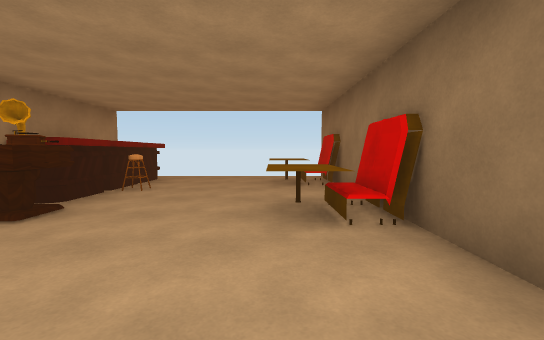
[1] (above)

14 first-person views from a walk through a Unity game level. The camera is 1.4 m above the floor, tilts 4° down and sees 90° across. The floor is counted in squares, 2 m on a side. Each view is taken from the middle of a square. On the plan, view 1 faces up. The plan holds only what a view shows up to about 9 squares ahead; the rest is blank. The place goes on beyond the plan. The player character is not drawn. Some animated figures are left out.

[2]
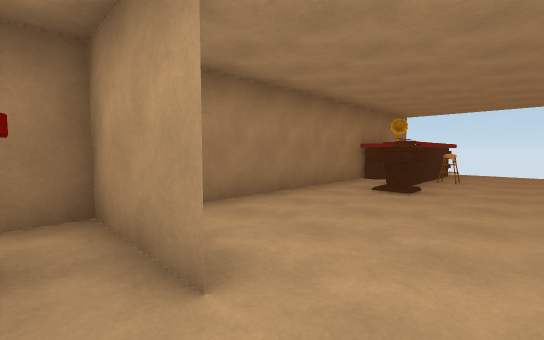

[3]
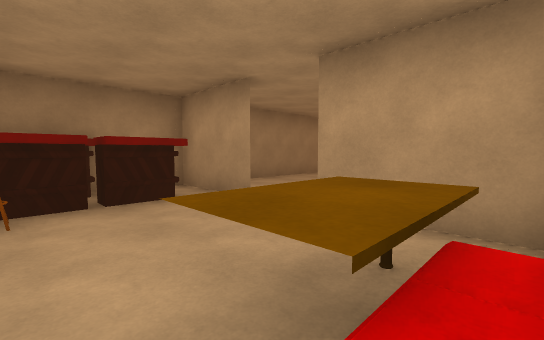

[4]
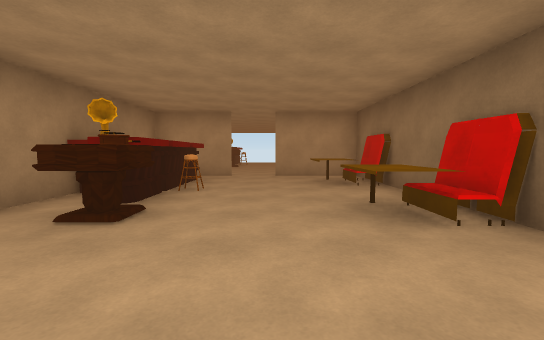

[5]
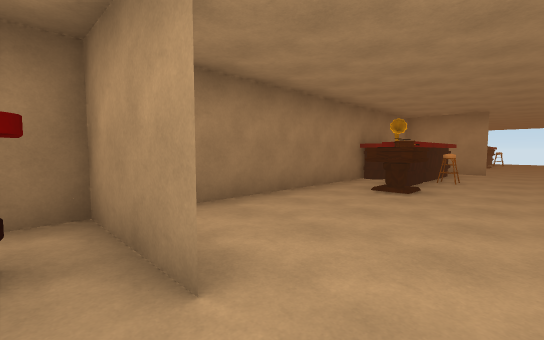

[6]
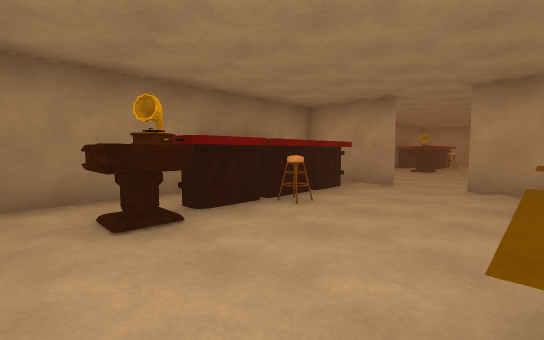

[7]
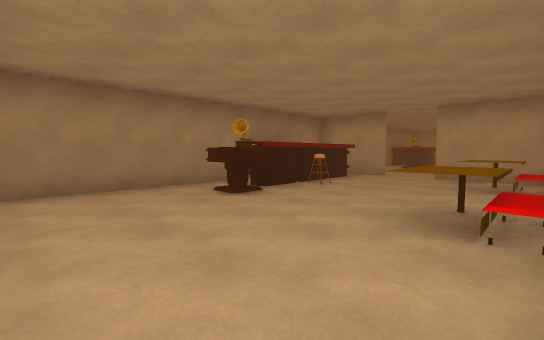

[8]
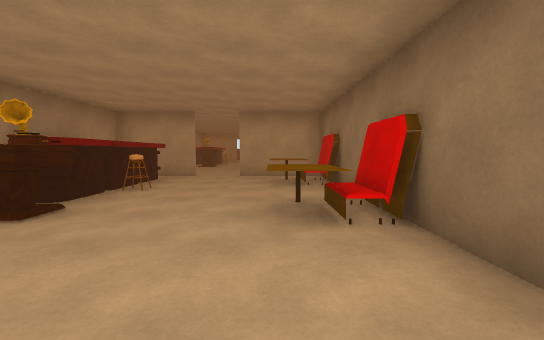

[9]
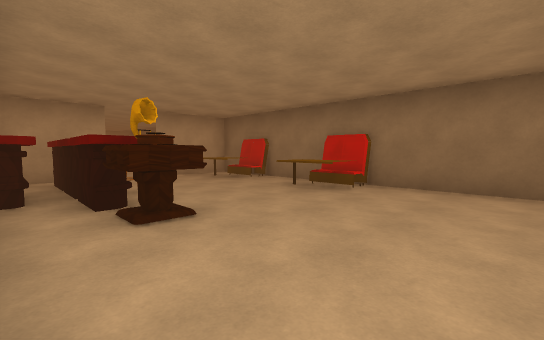

[10]
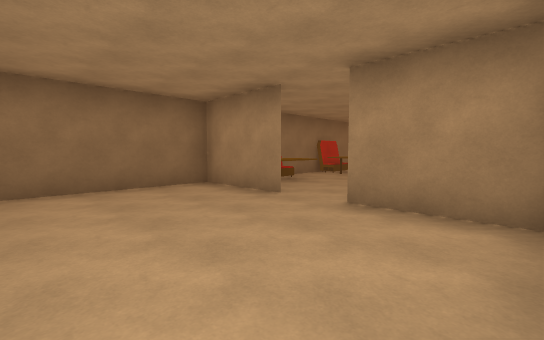

[11]
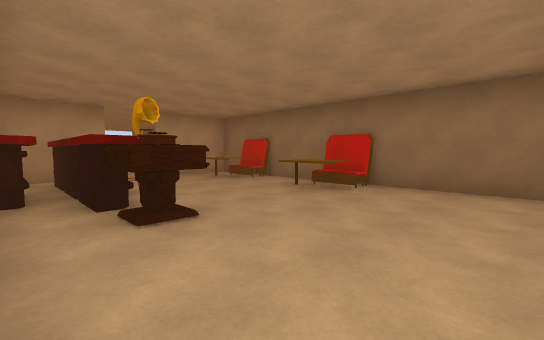

[12]
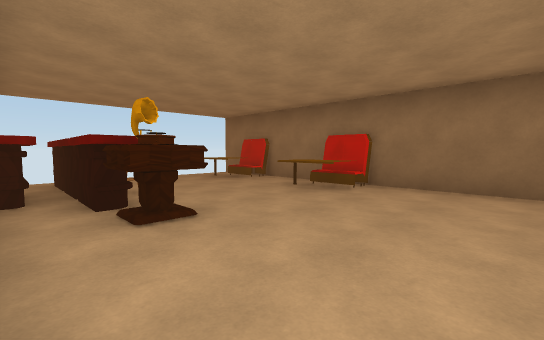

[13]
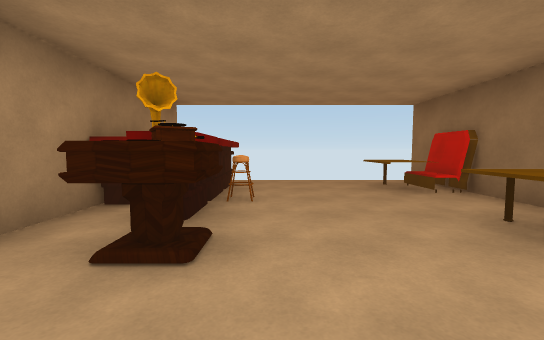

[14]
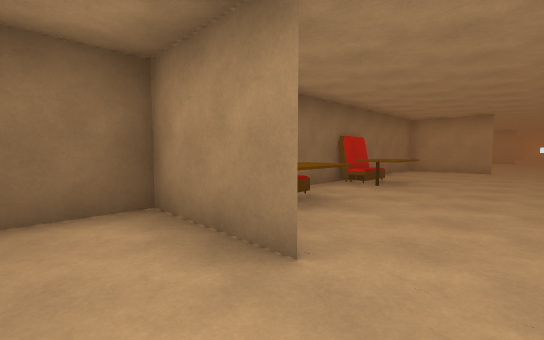

### Floor plan
Key: @ floor where view 1 was taken; # wall or solid block; x gap in a wall; . floor; / step, stairs or slope; ^ raised ledge.
Columns run from 5 left of view 1 to 2 right of it. Each row starts with its distance up from view 1.
  8        #
  7   x..//#
  6   #../##
  5 ###....#
  4 #.#..//#
  3 #.#../##
  2 #......#
  1 #......#
  0 #....@.#
 -1 ###..###
 -2 #.x....#
 -3 ###..^##
 -4 ###....#
 -5 #.#....#
 -6 #.#.. ##
 -7 #......#
 -8 #......#
 -9 #......#
-10 ###..###
-11 #.x..//#
-12   #../##
-13 ###....#
-14 #.#....#
-15 #.^..^##
-16 #......#
-17 #......#
-18 #......#
-19 ###.####

Positions as (right, up) in squares from view 1, and headings:
1: (0, 0), facing up
2: (-1, -2), facing up-left
3: (1, -4), facing up-left
4: (-1, -9), facing up
5: (-1, -11), facing up-left
6: (0, -16), facing up-left
7: (1, -18), facing up-left
8: (0, -18), facing up
9: (-4, -18), facing up-right
10: (-4, -16), facing down-right
11: (-4, -9), facing up-right
12: (-4, 0), facing up-right
13: (-2, 1), facing up
14: (-2, 0), facing down-right
